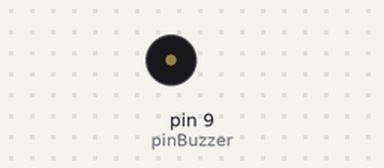
Bench run of a sketch on a simulated Arduino Uno, built with avr-gcc and run on an emulated ATmega328P. Parts: buzzer (waves = sounding). Random numbers use the default seed unless the sketch sets one.

Above: at 0.1 s.
At 36.76 s:
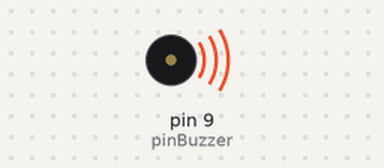
Timing chart, 0 to 38.6 s (numbered marks = the images above):
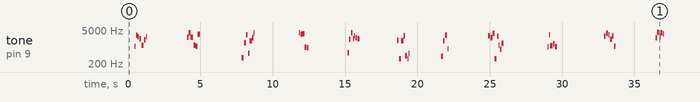

Measured:
- by itself, tone on pin 9 (pinBuzzer): plays 1097 Hz for 0.09 s, 3060 Hz for 0.09 s, 2596 Hz for 0.13 s, 2225 Hz for 0.12 s, 1203 Hz for 0.14 s, 1951 Hz for 0.10 s … (69 notes in this stretch)

The sketch:

Q1101-Sketch2.ino
```cpp
#define pinBuzzer 9

void setup() {
  pinMode(pinBuzzer, OUTPUT);
  randomSeed(analogRead(0));
}

void som1() {
  int freq = random(1000, 2000);

  for (int nL = 0; nL <= random(100, 2000); nL++) {
    tone(pinBuzzer, freq + (-nL * 2));
    delay(random(.9, 2));
  }

  for (int nL = 0; nL <= random(100, 1000); nL++) {
    tone(pinBuzzer, freq + (nL * 10));
    delay(random(.9, 2));
  }
}

void som2() {
  int freq = random(1000, 2000);

  for (int nL = 0; nL <= random(100, 2000); nL++) {
    tone(pinBuzzer, freq + (nL * 2));
    delay(random(.9, 2));
  }

  for (int nL = 0; nL <= random(100, 1000); nL++) {
    tone(pinBuzzer, freq + (-nL * 10));
    delay(random(.9, 2));
  }
}

void loop() {
  int freq = 2000;

  switch (random(1, 10)) {
    case 1:
      break;
    case 2:
      break;
    case 3:
      som1();
      break;
    case 4:
      som2();
      break;
    case 5:
      som1();
      som2();
      break;
    case 6:
      som1();
      som2();
      break;
    case 7:
      som1();
      som2();
      som1();
      break;
    case 8:
      som2();
      som1();
      som2();
      break;
    case 9:
      som1();
      som2();
      som1();
      som2();
      som1();
      break;
  }

  for (int nL = 0; nL <= random(3, 9); nL++) {
    tone(pinBuzzer, freq + random(-1700, 2000));
    delay(random(70, 170));

    noTone(pinBuzzer);
    delay(random(0, 30));
  }

  noTone(pinBuzzer);
  delay(random(2000, 4000));
}
```
